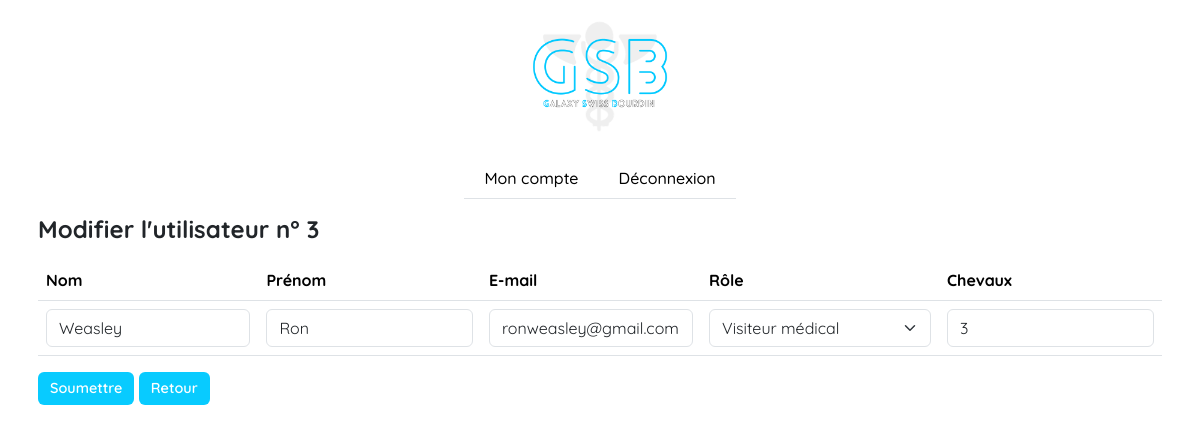
Page /controllers/functionalities/user/UpdateUser.php?id=3 (signed in) on the committed database.
### tables this page shows
CREATE TABLE IF NOT EXISTS `users` (
  `user_id` int NOT NULL AUTO_INCREMENT,
  `kilometer_costs_id` int DEFAULT NULL,
  `role_id` int NOT NULL,
  `first_name` varchar(255) NOT NULL,
  `last_name` varchar(255) NOT NULL,
  `email` varchar(255) NOT NULL,
  `password` varchar(255) NOT NULL,
  `status` tinyint(1) NOT NULL DEFAULT '1',
  PRIMARY KEY (`user_id`),
  KEY `role_id` (`role_id`),
  KEY `kilometercosts_id` (`kilometer_costs_id`)
);

CREATE TABLE IF NOT EXISTS `role` (
  `role_id` int NOT NULL,
  `category` char(20) NOT NULL,
  PRIMARY KEY (`role_id`)
);

### controllers/functionalities/User/UpdateUser.php (called while the page is built, shortened)
<?php
require('../../../models/db.php');
require('../../../models/functionalities/ManageUser.php');
$data = get_user_data();
require("../../../views/functionalities/User/UpdateUser.php");

### models/db.php (called while the page is built)
<?php
function dbConnection()
{
    try {
        $dbConnection = new PDO('mysql:host=localhost:3306; dbname=db_gsb; charset=utf8', 'root', '');
    } catch (Exception $e) {
        die('Connexion échouée. Erreur : ' . $e->getMessage());
    }
    return $dbConnection;
}

### models/functionalities/ManageUser.php (called while the page is built, shortened)
<?php
function get_user_data()
{
    try {
        $sql = "SELECT u.*, kc.*, r.* FROM users u LEFT JOIN kilometer_costs kc ON u.kilometer_costs_id = kc.kilometer_cost_id INNER JOIN role r ON u.role_id = r.role_id where user_id = ?";
        $request = dbConnection()->prepare($sql);
        $request->bindParam(1, $_GET["id"], PDO::PARAM_INT);
        $request->execute();
        $data = $request->fetch(PDO::FETCH_ASSOC);
        return $data;
    } catch (Exception $e) {
        $error = "Erreur : " . $e->getMessage();
        return $error;
    }
}

### views/functionalities/User/UpdateUser.php (the view, shortened to what this page needs)
<!DOCTYPE html>
<html lang="en">
<head>
  <link rel="stylesheet" href="../../../assets/style.css">
  <link href="https://cdn.jsdelivr.net/npm/bootstrap@5.3.2/dist/css/bootstrap.min.css" rel="stylesheet" />
</head>
<body>
  <header class="d-flex flex-column
    justify-content-center align-items-center">
    <img class="img-fluid" style="width: 150px;" src="../../../assets/content/logo.png" alt="logo">
    <nav class="navbar">
      <ul class="nav fw-medium border-bottom border-1">
        <li class="nav-item px-1"><a class="nav-link text-black c-nav-link" href="../../../controllers/portals/administrator.php?manageAccount">Mon compte</a></li>
        <li class="nav-item px-1"><a class="nav-link text-black c-nav-link" href="../../../controllers/portals/administrator.php?logout">Déconnexion</a></li>
      </ul>
    </nav>
  </header>
  <main>
    <div class="container p-2">
      <h2 class="mb-3 fs-4 fw-bold">Modifier l'utilisateur n°
        <?php echo $_GET['id'] ?>
      </h2>
      <div class="container p-0">
        <form action="../../../controllers/functionalities/user/UpdateUser.php?updateid=<?php echo $_GET['id'] ?>" method="post">
          <table class="table">
            <thead>
              <tr>
                <th>Nom</th>
                <th>Prénom</th>
                <th>E-mail</th>
                <th>Rôle</th>
                <th>Chevaux</th>
              </tr>
            </thead>
            <tbody>
              <?php
              echo "<tr>
                      <td>
                        <input type='text' class='form-control input' name='last_name' id='last_name' value='" . $data['last_name'] . "' required>
                      </td>
                      <td>
                        <input type='text' class='form-control input' name='first_name' id='first_name' value='" . $data['first_name'] . "' required>
                        </td>
                      <td>
                        <input type='text' class='form-control input' name='email' id='email' value='" . $data['email'] . "' required>
                      </td>
                      <td>
                        <select class='form-select input' name='role' id='role' required>
                        <option selected hidden>Sélectionnez une fonction</option>
                        <option value='1' " . (($data['role_id'] == '1') ? 'selected' : '') . ">Administrateur</option>
                        <option value='2' " . (($data['role_id'] == '2') ? 'selected' : '') . ">Comptable</option>
                        <option value='3' " . (($data['role_id'] == '3') ? 'selected' : '') . ">Visiteur médical</option>
                        </select>
                      </td>
                      <td>
                        <input type='number' class='form-control input' name='horsepower' id='horsepower' value='" . $data['kilometer_costs_id'] . "'>
                      </td></tr>";
              ?>
            </tbody>
          </table>
          <button type="submit" class="btn btn-primary c-link" name="submit" id="submit">Soumettre</button>
          <a class="btn btn-primary c-link" href="../../../controllers/portals/administrator?manageUser&id=<?php echo $data["user_id"] ?>">Retour</a>
        </form>
      </div>
    </div>
  </main>
</body>
</html>

### assets/style.css (style rules this page uses)
* { font-family: 'Quicksand', Arial, Helvetica, sans-serif; }
.c-link { background-color: #08cbff !important; border: none !important; font-size: 0.9rem !important; font-weight: 600 !important; }

### rows in the picture
users: last_name "Weasley", first_name "Ron", email "ronweasley@gmail.com", horsepower "3"
role: role "Visiteur médical"

### other values in the picture
$_GET['id'] "3"
